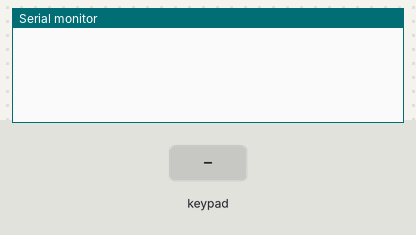
Bench run of a sketch on a simulated ESP32. Shown: the last lines printed to the serial monitor. The inputs (shaded band) are chosen by the test bench.

Above: at 1.2 s.
1.3 s: key '1' pressed
At 2.5 s:
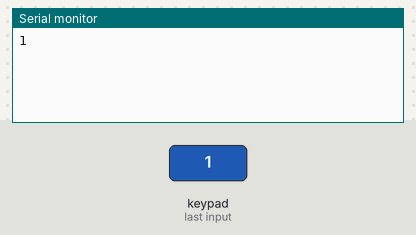
2.8 s: keypad keys 1 4 1 2 1 3 1 5 # pressed 0.4 s apart
At 6.4 s:
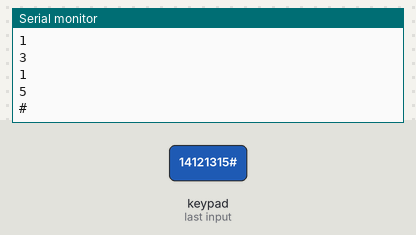
7.9 s: key 'A' pressed
At 8.8 s:
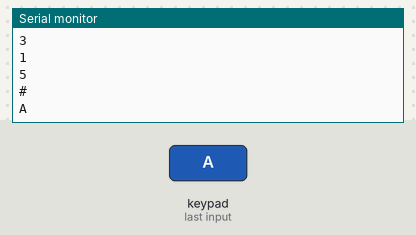
9.4 s: keypad keys 1 4 1 2 1 3 1 5 * pressed 0.4 s apart
At 13.7 s:
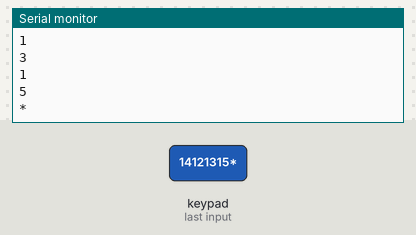
14.5 s: key 'B' pressed
At 15.3 s:
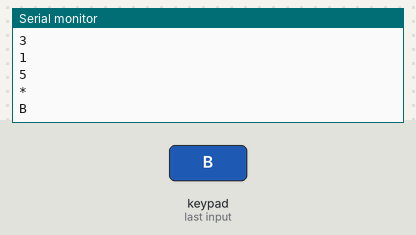
16.0 s: keypad keys 1 4 1 2 1 3 1 5 D pressed 0.4 s apart
At 19.8 s:
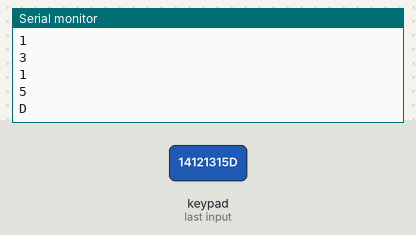
Timing chart, 0 to 21.3 s (numbered marks = the images above; inputs shaded):
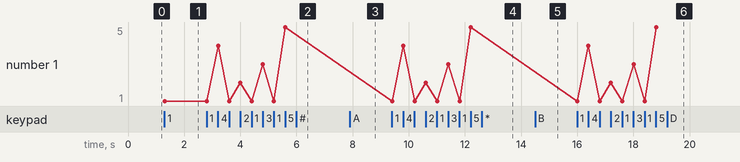

The sketch:

Keypad.ino
```cpp
#include <Keypad.h>

// Variable untuk jumlah baris dan kolom
const byte ROWS = 4; // 4 baris
const byte COLS = 4; // 4 kolom

char keys[ROWS][COLS] = {
  {'1', '2', '3', 'A'},
  {'4', '5', '6', 'B'},
  {'7', '8', '9', 'C'},
  {'*', '0', '#', 'D'}
};

// Variabel untuk pin baris
byte rowPins[ROWS] = {14, 12, 13, 15}; // R1, R2, R3, R4

// Variable untuk pin kolom
byte colPins[COLS] = {27, 26, 25, 33}; // C1, C2, C3, C4

Keypad keypad = Keypad(makeKeymap(keys), rowPins, colPins, ROWS, COLS);

void setup() {
  Serial.begin(115200);
}

void loop() {
  char key = keypad.getKey();
  if (key) {
    Serial.println(key);
  }
}
```

Measured:
- after the input at 1.3 s, the serial monitor: prints a new line at once (image 1)
- after the input at 2.8 s, the serial monitor: prints a new line after 0.41 s (image 2)
- after the input at 7.9 s, the serial monitor: prints a new line at once (image 3)
- after the input at 9.4 s, the serial monitor: prints a new line at once (image 4)
- after the input at 14.5 s, the serial monitor: prints a new line at once (image 5)
- after the input at 16.0 s, the serial monitor: prints a new line at once (image 6)
- plotted number 1: 1 → 5 after the input at 2.8 s
